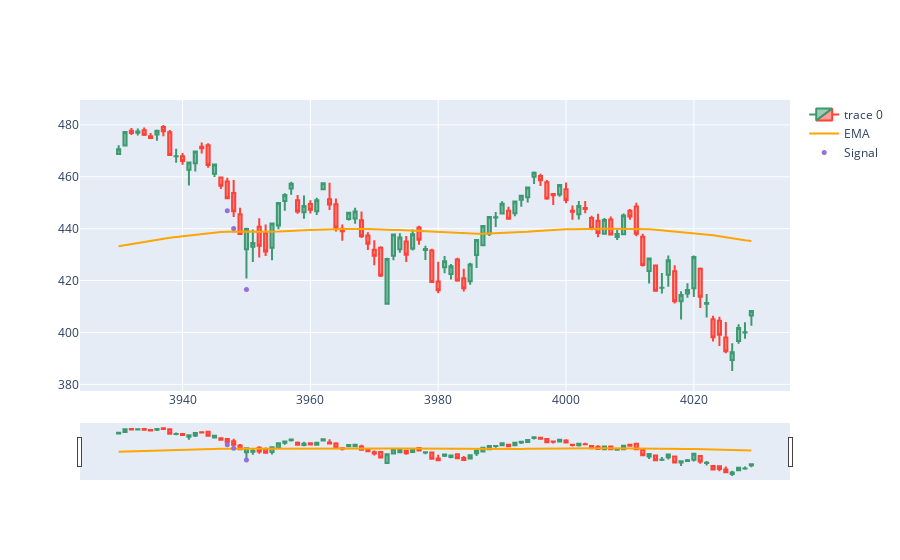

The notebook cell saved with this chart:
### Code cell
import plotly.graph_objects as go
from plotly.subplots import make_subplots
#from datetime import datetime

dfpl = dfSPY[-300:-200].copy()
#dfpl=dfpl.drop(columns=['level_0'])#!!!!!!!!!!
#dfpl.reset_index(inplace=True)
fig = go.Figure(data=[go.Candlestick(x=dfpl.index,
                open=dfpl['Open'],
                high=dfpl['High'],
                low=dfpl['Low'],
                close=dfpl['Close']),
                go.Scatter(x=dfpl.index, y=dfpl.EMA, line=dict(color='orange', width=2), name="EMA"),
                #go.Scatter(x=dfpl.index, y=dfpl.RSI, line=dict(color='blue', width=2), name="RSI")
                     ])

fig.add_scatter(x=dfpl.index, y=dfpl['pointposbreak'], mode="markers",
                marker=dict(size=5, color="MediumPurple"),
                name="Signal")

fig.update_yaxes(range = [dfpl.Low.min()*0.98, dfpl.High.max()*1.02])


fig.show()
